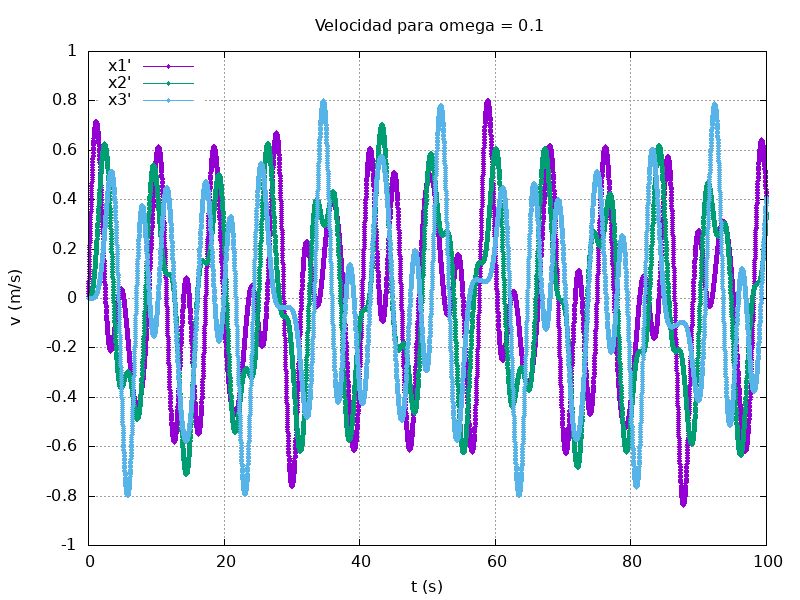

Write the gnuplot code that produced this figure.
# Configurar el tipo de gráfico
set title " Velocidad para omega = 0.1"
set xlabel "t (s)"
set ylabel "v (m/s)"
set grid


set terminal png size 800,600
set output 'velocity_omega01.png'
set key left

set xrange [0: 100]

# Graficar los puntos experimentales y la expresión teórica
plot "rk4_data_01.txt" using 1:3 with linespoints pointtype 7 pointsize 0.5 title "x1'", \
	"rk4_data_01.txt" using 1:5 with linespoints pointtype 7 pointsize 0.5 title "x2'" , \
	"rk4_data_01.txt" using 1:7 with linespoints pointtype 7 pointsize 0.5 title "x3'", \
